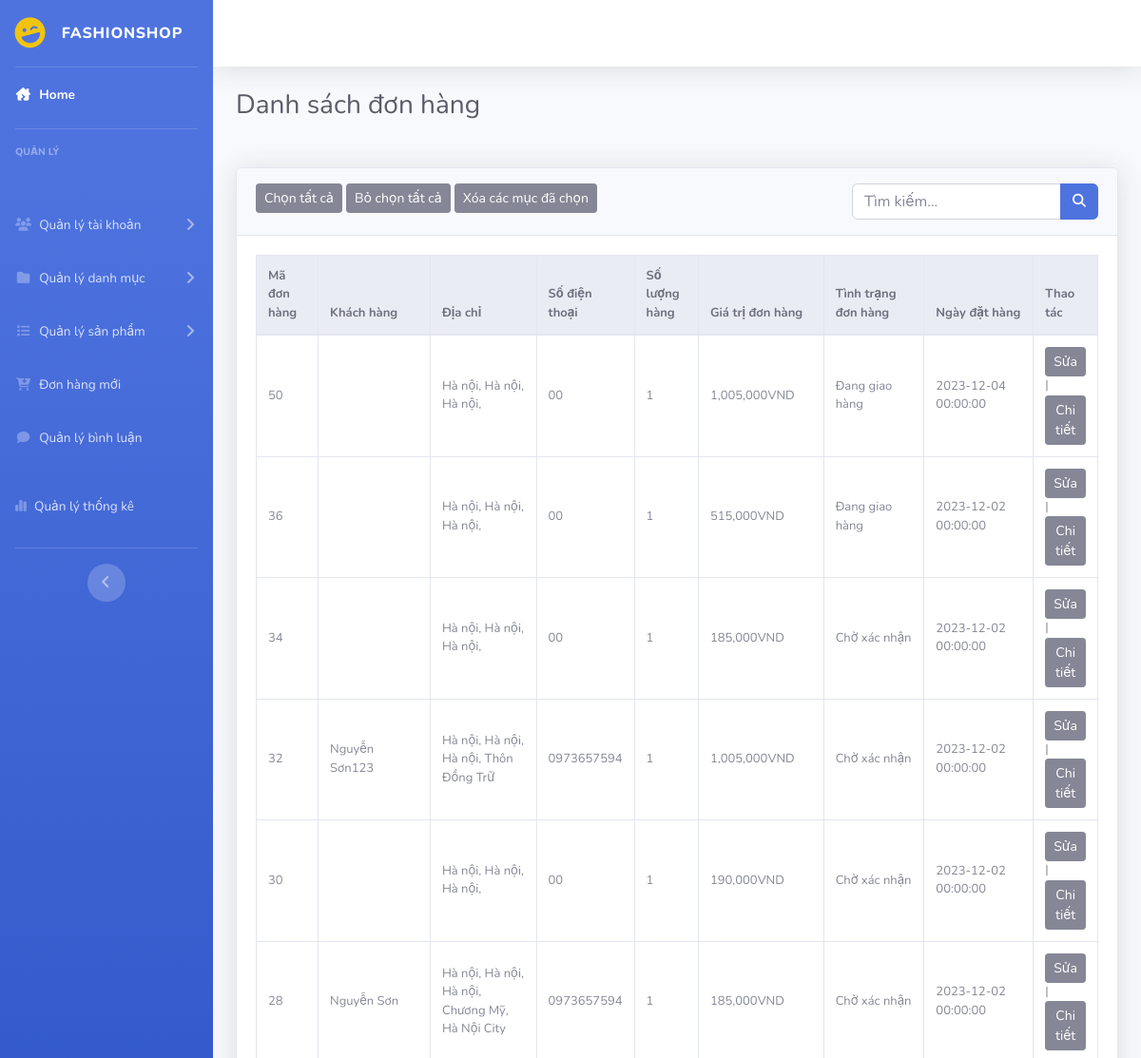
The app's page /admin/index.php?act=dsdonhang (upper part), older data.
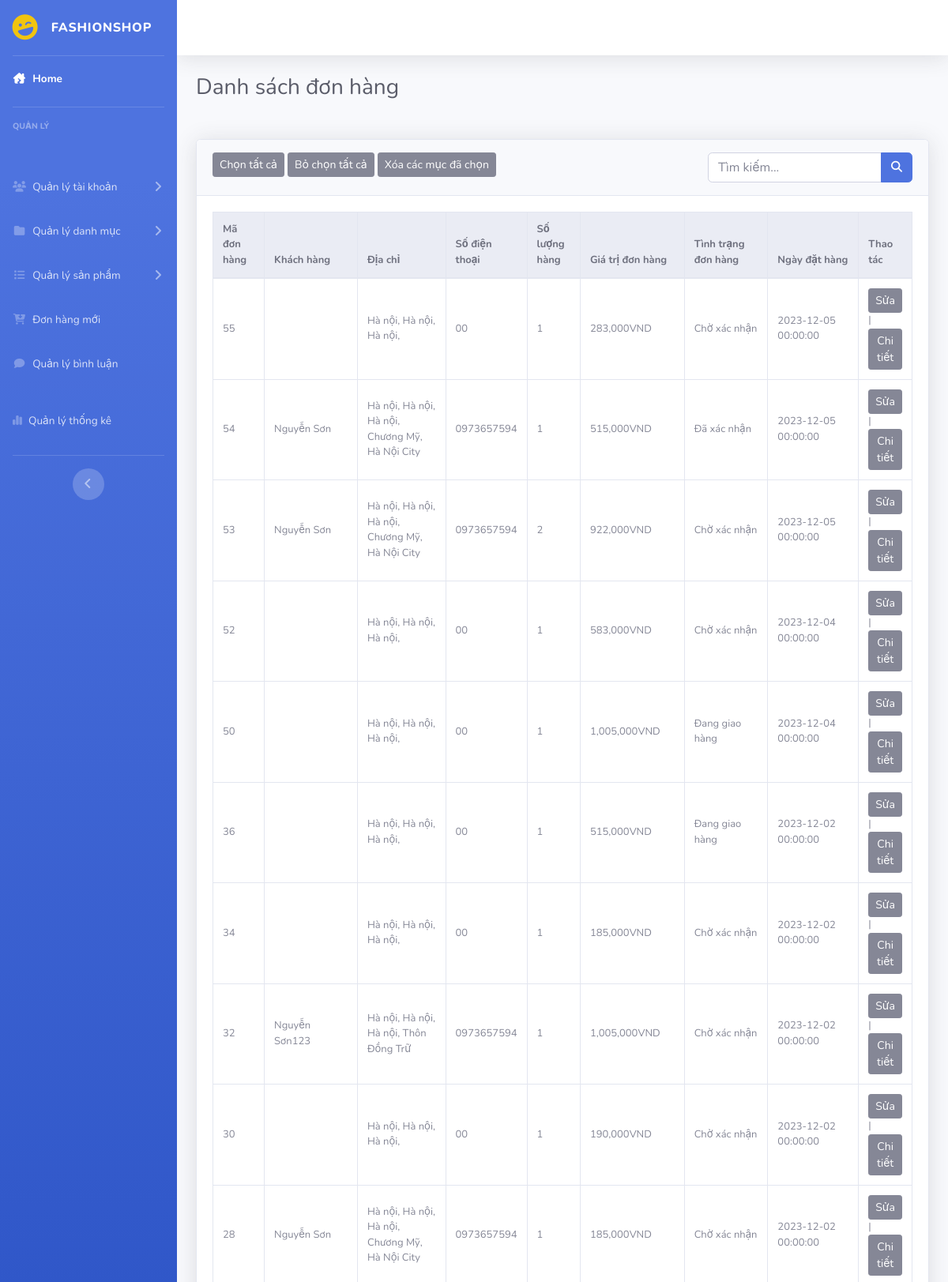
The same page, newer data.
### tables this page shows
CREATE TABLE `donhang` (
  `id` int(11) NOT NULL COMMENT 'Id đơn hàng',
  `id_user` int(11) DEFAULT NULL COMMENT 'Id khách hàng',
  `address` varchar(255) NOT NULL,
  `sdt` int(11) NOT NULL,
  `email` varchar(100) DEFAULT NULL,
  `phuongthuctt` enum('Trả tiền khi nhận hàng','Thanh toán online') NOT NULL COMMENT '1.Thanh toán khi nhận hàng 2.Thanh toán online',
  `ngay_dat_hang` datetime DEFAULT NULL,
  `tong` float NOT NULL,
  `status` enum('Chờ xác nhận','Đã xác nhận','Đang giao hàng','Hoàn thành') DEFAULT NULL COMMENT 'Trạng thái đơn hàng',
  `receive_name` varchar(255) DEFAULT NULL COMMENT 'Tên người nhận ',
  `receive_address` varchar(255) DEFAULT NULL COMMENT 'Địa chỉ nhận',
  `receive_tel` varchar(50) DEFAULT NULL COMMENT 'SĐT nhận'
);

### model/pdo.php (called while the page is built, shortened)
<?php
function pdo_get_connection(){
    $servername = "localhost";
    $username = "root";
    $password = "";
    try {
        $conn = new PDO("mysql:host=$servername;dbname=duan1_09", $username, $password);
        $conn->setAttribute(PDO::ATTR_ERRMODE, PDO::ERRMODE_EXCEPTION);
        return $conn;
    } catch(PDOException $e) {
        echo "Connection failed: " . $e->getMessage();
    }
}
function pdo_query($sql){
    $sql_args=array_slice(func_get_args(),1);
    try{
        $conn=pdo_get_connection();
        $stmt=$conn->prepare($sql);
        $stmt->execute($sql_args);
        $rows=$stmt->fetchAll();
        return $rows;
    }
    catch(PDOException $e){
        throw $e;
    }
    finally{
        unset($conn);
    }
}
?>

### model/thanhtoan.php (called while the page is built, shortened)
<?php
function loadall_donhang()
{
    $sql = "SELECT donhang.id,
            donhang.id_user,
            donhang.receive_name,
            taikhoan.user,
            donhang.address,
            donhang.sdt,
            donhang.email,
            donhang.ngay_dat_hang,
            donhang.tong,
            donhang.status,
            chitiet_donhang.id_donhang,
            COUNT(chitiet_donhang.id_donhang) AS so_sp
            FROM donhang JOIN chitiet_donhang ON
            donhang.id = chitiet_donhang.id_donhang
            JOIN taikhoan on donhang.id_user = taikhoan.id
            GROUP BY chitiet_donhang.id_donhang
            ORDER BY donhang.id DESC;";
    $result = pdo_query($sql);
    return $result;
}

### admin/donhang/dsdonhang.php (the view)
<div class="container-fluid">
    <h1 class="h3 mb-2 text-gray-800 mb-5">Danh sách đơn hàng</h1>
    <div class="card shadow mb-4">
        <div class="card-header py-3">
            <button class="btn btn-secondary btn-sm">Chọn tất cả</button>
            <button class="btn btn-secondary btn-sm">Bỏ chọn tất cả</button>
            <button class="btn btn-secondary btn-sm">Xóa các mục đã chọn</button>
            <form action="" class="float-right">
                <div class="input-group">
                    <input type="text" class="form-control" name="kyw" placeholder="Tìm kiếm...">
                    <div class="input-group-append">
                        <button class="btn btn-primary" type="submit" name="search">
                            <i class="fas fa-search fa-sm"></i>
                        </button>
                    </div>
                </div>
            </form>
        </div>
        <div class="card-body">
            <div class="table-responsive">
                <table class="table table-bordered" width="100%" cellspacing="0">
                    <thead class="thead-light">
                        <tr>
                            <th>Mã đơn hàng</th>
                            <th>Khách hàng</th>
                            <th>Địa chỉ</th>
                            <th>Số điện thoại</th>
                            <th>Số lượng hàng</th>
                            <th>Giá trị đơn hàng</th>
                            <th>Tình trạng đơn hàng</th>
                            <th>Ngày đặt hàng</th>
                            <th>Thao tác</th>
                        </tr>
                    </thead>
                    <tbody>
                        <?php
                            foreach($list_donhang as $hd){
                                extract($hd);
                                if($status != "Hoàn thành"){
                                    echo '
                                        <tr>
                                            <td class="col-1 align-middle">'.$id.'</td>
                                            <td class="col-2 align-middle">'.$receive_name.'</td>
                                            <td class="col-2 align-middle">'.$address.'</td>
                                            <td class="col-2 align-middle">0'.$sdt.'</td>
                                            <td class="col-1 align-middle">'.$so_sp.'</td>
                                            <td  class="col-2 align-middle">'.number_format($tong).'VND</td>
                                            <td  class="col-2 align-middle">'.$status.'</td>
                                            <td class="col-2 align-middle">'.$ngay_dat_hang.'</td>
                                            <td class="col-2 align-middle"><a href="index.php?act=update_donhang&iddh='.$id.'"><button class="btn btn-secondary btn-sm">Sửa</button></a>
                                                |<a href="index.php?act=ct_donhang&iddh='.$id.'"><button class="btn btn-secondary btn-sm">Chi tiết</button></a></td>
                                        </tr>
                                        ';
                                }
                            }
                        ?>
                    </tbody>
                </table>
            </div>
        </div>
    </div>
</div>

Row changes from the older to the newer data that the page shows:
added donhang: id "55", address "Hà nội, Hà nội, Hà nội,", sdt "0", so_sp "1", tong "283,000", status "Chờ xác nhận", ngay_dat_hang "2023-12-05 00:00:00"
added donhang: id "54", receive_name "Nguyễn Sơn", address "Hà nội, Hà nội, Hà nội, Chương Mỹ, Hà Nội City", sdt "973657594", so_sp "1", tong "515,000", status "Đã xác nhận", ngay_dat_hang "2023-12-05 00:00:00"
added donhang: id "53", receive_name "Nguyễn Sơn", address "Hà nội, Hà nội, Hà nội, Chương Mỹ, Hà Nội City", sdt "973657594", so_sp "2", tong "922,000", status "Chờ xác nhận", ngay_dat_hang "2023-12-05 00:00:00"
added donhang: id "52", address "Hà nội, Hà nội, Hà nội,", sdt "0", so_sp "1", tong "583,000", status "Chờ xác nhận", ngay_dat_hang "2023-12-04 00:00:00"
